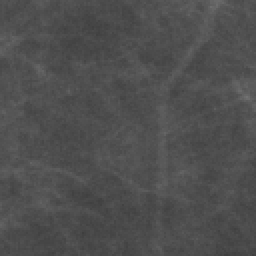
#> input picture Trabalho Mamografia/src/Imagens/1/p_d_left_cc(12).png, 128 x 128 px, found by its file name (shown 2 times larger); its folder holds 3 pictures in this run
$ python classifier_test.py
#> lines starting #> are read from the running program, lines starting #| are printed output that depends on the picture
### Trabalho Mamografia/backend/classifier.py
import os, time

import sklearn.metrics
from skimage.feature import graycomatrix, graycoprops
from skimage import io
from sklearn import svm

from skimage.measure import shannon_entropy
from sklearn.model_selection import train_test_split

import numpy as np

from matplotlib import pyplot as plt

from PIL import Image, ImageFilter, ImageEnhance


class ImageClassifier:
    # Modelo para previsões
    __model: svm.SVC()

    # Kernel do modelo
    __model_kernel: str

    # Descritores de textura
    __texture_descriptors: list

    ## Arrays com os conjuntos de treino e teste, bem como as respostas
    __images_train:  np.empty(0, dtype=np.float64)
    __images_test:   np.empty(0, dtype=np.float64)
    __predictions:   np.empty(0, dtype=np.float64)
    __answers_train: np.empty(0, dtype=np.int32)
    __answers_test:  np.empty(0, dtype=np.int32)

    # Diretorio onde estão as pastas de classes BIRADS
    __images_dir: str

    # Tipos de arquivos
    __supported_img_extensions: list

    # Porcentagem de dados para treino. É balanceado igualmente entre
    # as classses BIRADS
    __percentage_train: int

    # Numero de cores
    __n_colors: float

    # Raio da matriz de suavização gaussiana. Só aceita inteiros. 0 desabilita
    __gaussian_radius: int

    # Em quanto cada um desses elementos será realçado
    # no pré-processamento. 1 os mantém igual, valores de 0 a 1
    # os reduzem e valores maiores que 1 aumentam
    __sharpness_boost_strength:  float
    __contrast_boost_strength :  float
    __brightness_boost_strength: float

    # Tempos de execução de diferentes funções são armazenadas aqui
    __runtime_metrics: dict

    # Distancias na matriz de co-ocorrencia
    __distances_glcm: np.empty(0, dtype=np.int32)

    # Angulos para calcular matriz de co-ocorrencia
    __angles_glcm: np.empty(0, dtype=np.float64)


    def __init__(self):
        self.__model_kernel = "linear"
        self.__model = svm.SVC(kernel=self.get_model_kernel(), C=1.4)

        self.__images_train  = np.empty(0, dtype=np.float64)
        self.__images_test   = np.empty(0, dtype=np.float64)
        self.__predictions   = np.empty(0, dtype=np.float64)
        self.__answers_train = np.empty(0, dtype=np.int32)
        self.__answers_test  = np.empty(0, dtype=np.int32)

        self.__supported_img_extensions = ['.jpg', '.jpeg', '.png']

        # Valores default. Outros valores podem ser escolhidos pela interface e pelo metodo set :)
        self.__n_colors = 32
        self.__gaussian_radius = 0
        self.__sharpness_boost_strength  = 1.4
        self.__contrast_boost_strength   = 2.2
        self.__brightness_boost_strength = 1.1
        self.__percentage_train = 0.75

        self.__runtime_metrics = {}

        self.__distances_glcm = np.array([
            1,
            2,
            4,
            8,
            16
        ])

        self.__angles_glcm = np.array([
            0,
            np.pi/8,
            np.pi/4,
            3*np.pi/8,
            np.pi/2,
            5*np.pi/8,
            3*np.pi/4,
            7*np.pi/8
        ])

        self.__texture_descriptors = np.array([
            "energy",
            "homogeneity",
            "correlation",
            "dissimilarity"
        ])


    # Gets e Sets :)
    def set_model_kernel(self, k: str):
        self.__model_kernel = k

    def get_model_kernel(self):
        return self.__model_kernel

    def set_n_colors(self, n_colors: int):
        self.__n_colors = n_colors

    def get_n_colors(self):
        return self.__n_colors

    def set_gaussian_radius(self, strength: int):
        self.__gaussian_radius = strength

    def get_gaussian_radius(self):
        return self.__gaussian_radius

    def set_sharpness_boost_strength(self, strength: float):
        self.__sharpness_boost_strength = strength

    def get_sharpness_boost_strength(self):
        return self.__sharpness_boost_strength

    def set_contrast_boost_strength(self, strength: float):
        self.__contrast_boost_strength = strength

    def get_contrast_boost_strength(self):
        return self.__contrast_boost_strength

    def set_brightness_boost_strength(self, strength: float):
#> in process_img, image is the input picture: PIL image 128x128 L; min 62, max 114, mean 79.1
        self.__brightness_boost_strength = strength

    def get_brightness_boost_strength(self):
        return self.__brightness_boost_strength

    def set_percentage_train(self, percentage: int):
        self.__percentage_train = percentage/100

    def get_percentage_train(self):
        return self.__percentage_train*100

    def set_images_dir(self, dir: str):
        self.__images_dir = dir

    def get_images_dir(self):
        return self.__images_dir

    def get_supported_img_extensions(self):
        return self.__supported_img_extensions

    def get_images_train(self):
        return self.__images_train

    def get_answers_train(self):
        return self.__answers_train

    def get_images_test(self):
        return self.__images_test

    def get_answers_test(self):
        return self.__answers_test

    def get_predictions(self):
        return self.__predictions

    def set_distances_glcm(self, distances: list):
        self.__distances_glcm = distances

    def get_distances_glcm(self):
        return self.__distances_glcm

    def set_angles_glcm(self, angles: list):
        self.__angles_glcm = angles

    def get_angles_glcm(self):
        return self.__angles_glcm

    def set_texture_descriptors(self, descriptors: list):
        self.__texture_descriptors = descriptors

    def get_texture_descriptors(self):
        return self.__texture_descriptors

    def set_runtime_metric(self, metric_name: str, measured_time: float):
        self.__runtime_metrics[metric_name] = f"{measured_time:.6f} s"

    def get_runtime_metrics(self):
        return self.__runtime_metrics


    '''
    Aplica uma sequência de filtros na imagem para pré-processamento. O objetivo aqui é
    realçar características relevantes a fim de auxiliar o modelo na classificação
    @params:
        image -> uma instancia de PIL.Image()
    '''
    def pre_process_img(self, image: Image):
        start = time.perf_counter()

        # Pré-processamento com suavização gaussiana e filtros para alterar sharpness,
        # contraste, cor e brilho
        image = image.filter(ImageFilter.GaussianBlur(radius=self.get_gaussian_radius()))

        enhancer_sharpness = ImageEnhance.Sharpness(image)
        image = enhancer_sharpness.enhance(self.get_sharpness_boost_strength())

        enhancer_contrast = ImageEnhance.Contrast(image)
        image = enhancer_contrast.enhance(self.get_contrast_boost_strength())

        enhancer_brightness = ImageEnhance.Brightness(image)
        image = enhancer_brightness.enhance(self.get_brightness_boost_strength())
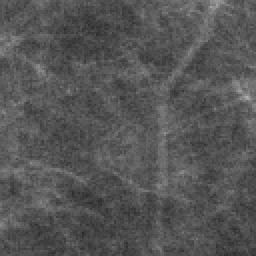
#> image: PIL image 128x128 L (shown 2 times larger); min 40, max 176, mean 85.4

        # Reamostragem dos tons de cinza
        image = image.quantize(self.get_n_colors())
#> image: PIL image 128x128 P
        end = time.perf_counter()

        self.set_runtime_metric("Pré-processamento", end - start)

        return image


    '''
    Processa a imagem e retorna um array com os valores para os descritores de textura.
    @params:
        filepath -> Um path válido para uma imagem a partir do pasta self.get_images_dir()
    '''
    def process_img(self, filepath: str):
        start = time.perf_counter()

        image =  Image.open(f"{filepath}")
        image = self.pre_process_img(image)

        # Gerando matriz de co-ocorrência
#> (the run stopped early here; a loop or call above may not have finished)
